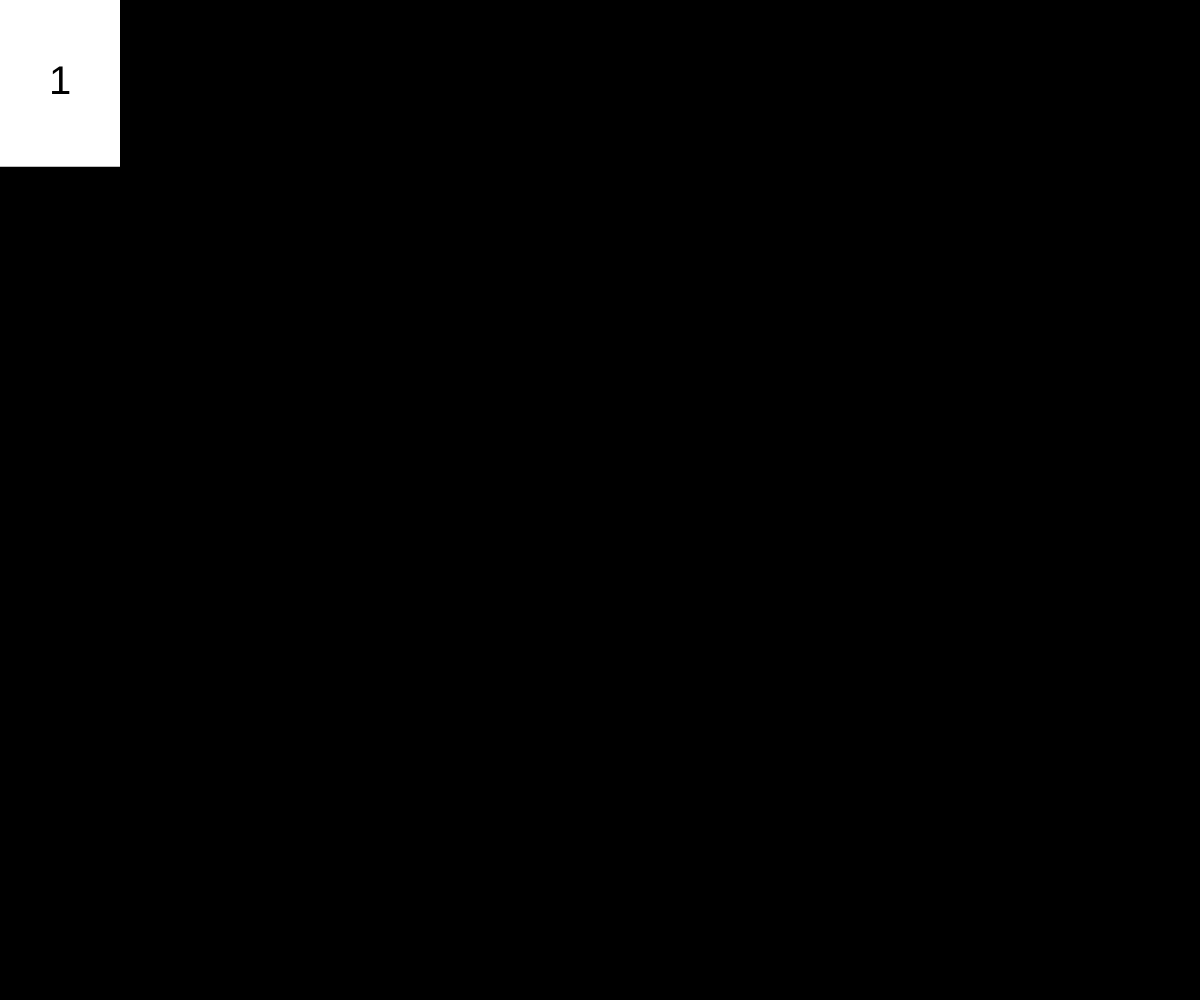
Frame 1 (no input)
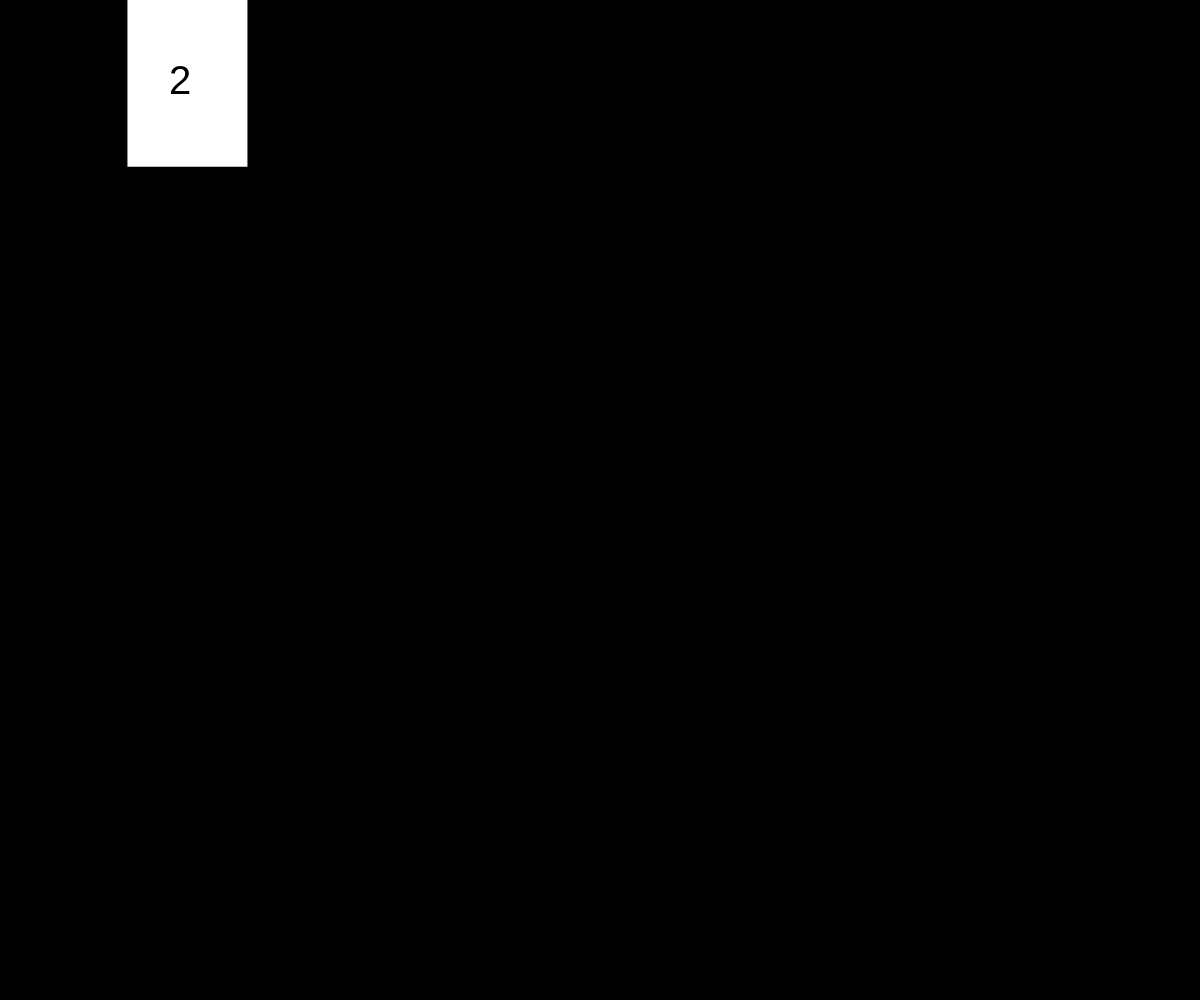
Frame 60 (no input)
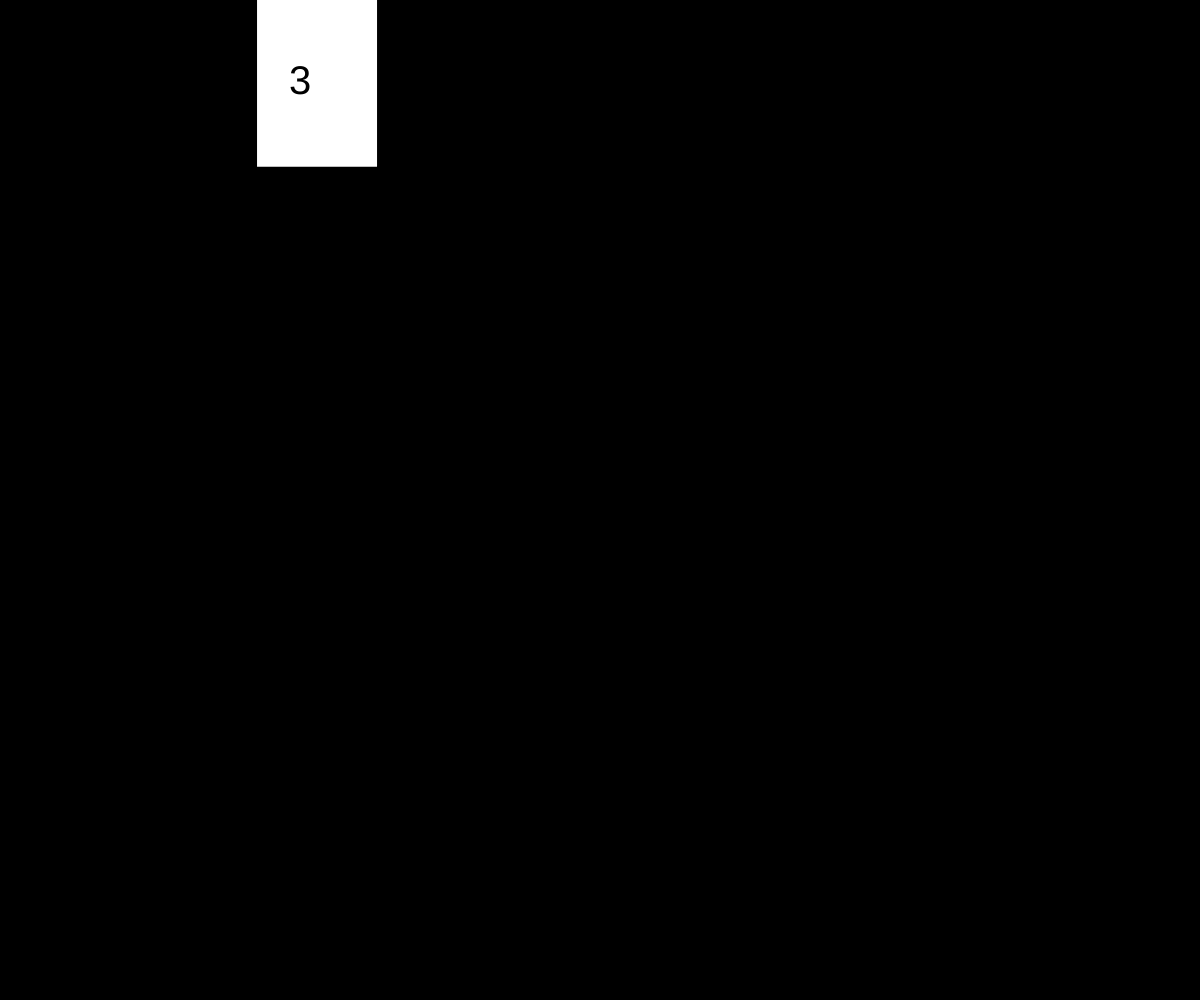
Frame 120 (the mouse pressed at the canvas centre since frame 60)

The p5.js sketch that drew these frames (run headless with seeded random() and noise() and a simulated clock; from frame 60 on, the mouse is pressed at the canvas centre):

// p5.js sketch
// ── sketch.js
let barPosition = 0;
let barWidth;
let currentRow = 0;

function setup() {
  createCanvas(windowWidth, windowHeight);
  textSize(40);
  textAlign(CENTER, CENTER);
  noStroke();
  fill(0);
  barWidth = width / 10;
}

function draw() {
  background(0);
  let gridWidth = width / 10;
  let gridHeight = height / 6;
  let num = 1;
  
  // zeichne balken
  fill(255);
  rect(barPosition, currentRow * gridHeight, barWidth, gridHeight);
  // bewege balken
  barPosition += (gridWidth / 100)*1.8;
  if (barPosition > width) {
    barPosition = -barWidth;
    currentRow++;
    if (currentRow > 5) {
      currentRow = 0;
    }
  }
  
  // zeichne zahlen
  fill(0);
  for (let row = 0; row < 6; row++) {
    for (let col = 0; col < 10; col++) {
      let x = col * gridWidth + gridWidth / 2;
      let y = row * gridHeight + gridHeight / 2;
      text(num, x, y);
      num++;
    }
  }
}
